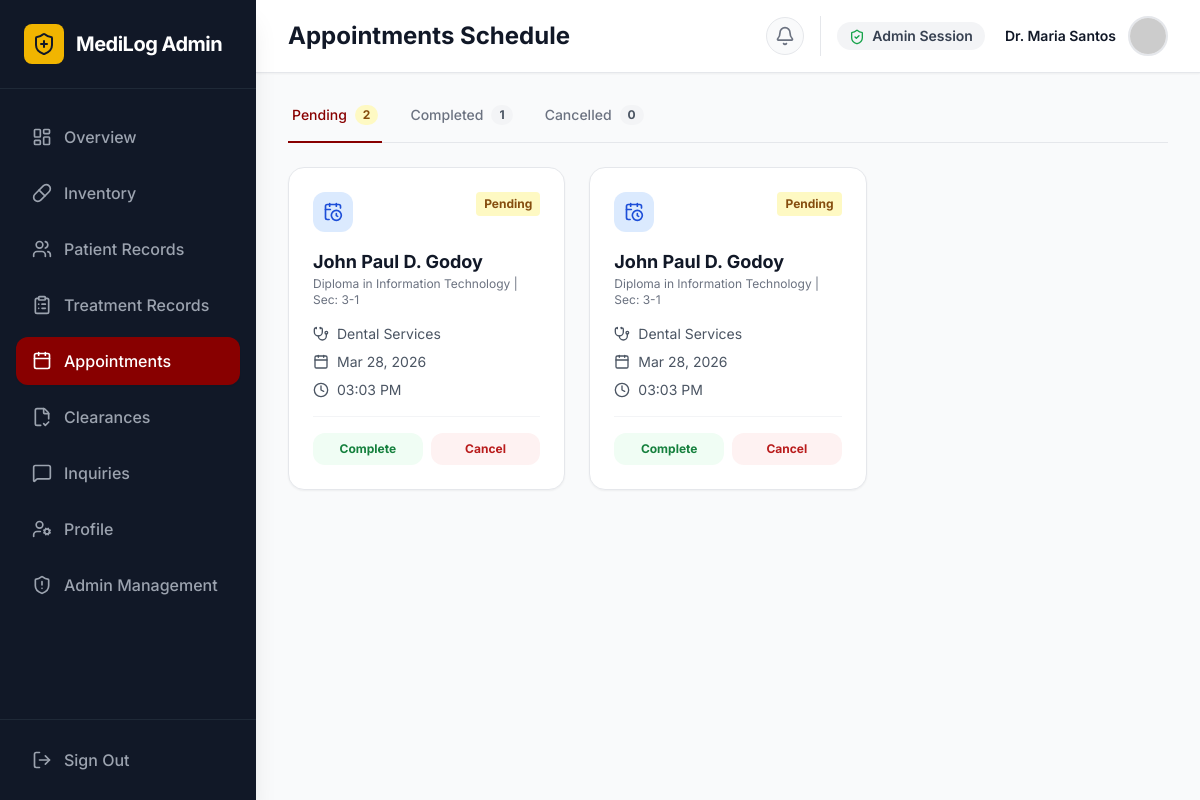
Page /admin/admin_appointments.php (signed in) on the earlier database version.
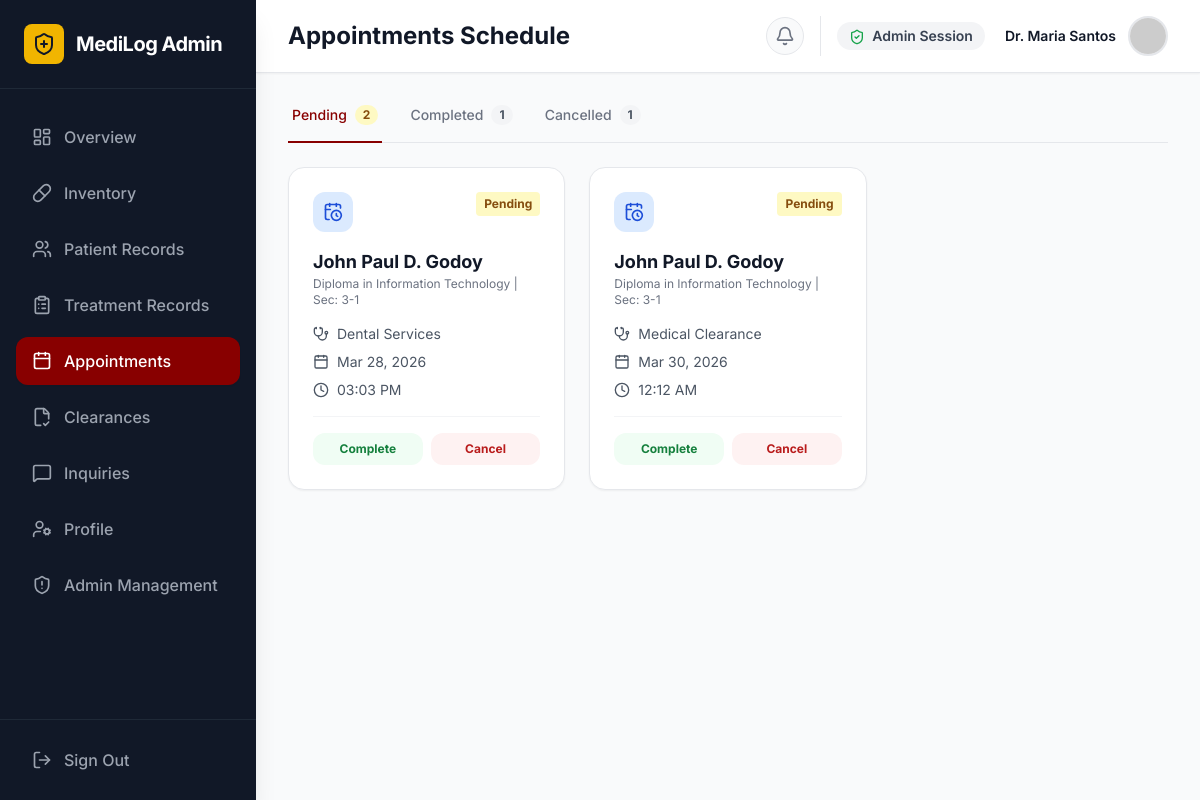
Same page on the later database version.
### tables this page shows
CREATE TABLE `appointments` (
  `id` int(11) NOT NULL,
  `patient_id` int(11) NOT NULL,
  `physician_id` int(11) DEFAULT NULL,
  `service_type` enum('General Consultation','Dental Services','Medical Clearance','Mental Health Info') NOT NULL,
  `appointment_date` date NOT NULL,
  `appointment_time` time NOT NULL,
  `status` enum('Pending','Waiting','In Progress','Completed','Cancelled') DEFAULT 'Pending',
  `notes` text DEFAULT NULL,
  `created_at` timestamp NOT NULL DEFAULT current_timestamp()
);

CREATE TABLE `users` (
  `id` int(11) NOT NULL,
  `full_name` varchar(100) NOT NULL,
  `id_number` varchar(50) NOT NULL,
  `role` enum('student','faculty','admin','super_admin') DEFAULT 'student',
  `email` varchar(100) NOT NULL,
  `course` varchar(100) DEFAULT NULL,
  `section` varchar(20) DEFAULT NULL,
  `dob` date DEFAULT NULL,
  `gender` enum('male','female','other') DEFAULT NULL,
  `phone_number` varchar(20) DEFAULT NULL,
  `address` varchar(255) DEFAULT NULL,
  `emergency_contact_name` varchar(100) DEFAULT NULL,
  `emergency_contact_phone` varchar(20) DEFAULT NULL,
  `blood_type` varchar(5) DEFAULT NULL,
  `allergies` varchar(255) DEFAULT NULL,
  `password` varchar(255) NOT NULL,
  `created_at` timestamp NOT NULL DEFAULT current_timestamp(),
  `profile_pic` longtext DEFAULT NULL
);

### admin/admin_appointments.php (the view, shortened to what the changed rows need)
<?php
require '../db_connect.php';
try {
    $pdo->exec("ALTER TABLE health_records ADD COLUMN status VARCHAR(50) DEFAULT 'Completed'");
} catch (PDOException $e) {
}
try {
    $pendingStmt = $pdo->query("SELECT a.*, u.full_name as patient_name, u.course, u.section FROM appointments a JOIN users u ON a.patient_id = u.id WHERE a.status = 'Pending' ORDER BY appointment_date ASC, appointment_time ASC");
    $pending = $pendingStmt->fetchAll(PDO::FETCH_ASSOC);
    $cancelledStmt = $pdo->query("SELECT a.*, u.full_name as patient_name, u.course, u.section FROM appointments a JOIN users u ON a.patient_id = u.id WHERE a.status = 'Cancelled' ORDER BY appointment_date DESC, appointment_time DESC");
    $cancelled = $cancelledStmt->fetchAll(PDO::FETCH_ASSOC);
} catch(PDOException $e) {
    die("Error fetching appointments: " . $e->getMessage());
}
function renderAppointmentCard($appt, $type) {
    $statusClass = $appt['status'] == 'Pending' ? 'bg-yellow-100 text-yellow-800' : ($appt['status'] == 'Completed' ? 'bg-green-100 text-green-800' : 'bg-red-100 text-red-800');
    ?>
    <div class="bg-white rounded-2xl border border-gray-200 shadow-sm p-6 hover:shadow-md transition-shadow">
        <div class="flex justify-between items-start mb-4">
            <div class="bg-blue-100 text-blue-700 p-2.5 rounded-xl"><i data-lucide="calendar-clock" class="h-5 w-5"></i></div>
            <span class="text-xs font-bold px-2 py-1 rounded <?= $statusClass ?>">
                <?= htmlspecialchars($appt['status']) ?>
            </span>
        </div>
        <h3 class="font-bold text-gray-900 text-lg"><?= htmlspecialchars($appt['patient_name']) ?></h3>
        <p class="text-xs text-gray-500 mb-4"><?= htmlspecialchars($appt['course'] . ' | Sec: ' . $appt['section']) ?></p>
        <div class="space-y-2 text-sm text-gray-600 mb-4">
            <p class="flex items-center gap-2"><i data-lucide="stethoscope" class="h-4 w-4"></i> <?= htmlspecialchars($appt['service_type']) ?></p>
            <p class="flex items-center gap-2"><i data-lucide="calendar" class="h-4 w-4"></i> <?= date("M d, Y", strtotime($appt['appointment_date'])) ?></p>
            <p class="flex items-center gap-2"><i class="h-4 w-4" data-lucide="clock"></i> <?= date("h:i A", strtotime($appt['appointment_time'])) ?></p>
        </div>
        <?php if($type == 'pending'): ?>
            <div class="flex gap-2 mt-4 pt-4 border-t border-gray-100">
                <form method="POST" action="admin_appointments.php" class="flex-1">
                    <button type="submit" name="action" value="start" class="w-full bg-green-50 text-green-700 hover:bg-green-100 py-2 rounded-xl text-xs font-bold transition-colors">Complete</button>
                </form>
                <form method="POST" action="admin_appointments.php" class="flex-1">
                    <button type="submit" name="action" value="cancel" class="w-full bg-red-50 text-red-700 hover:bg-red-100 py-2 rounded-xl text-xs font-bold transition-colors">Cancel</button>
                </form>
            </div>
        <?php endif; ?>
    </div>
    <?php
}
?>
<!DOCTYPE html>
<html lang="en">
<head>
    <script src="https://cdn.tailwindcss.com"></script>
</head>
<body class="font-sans antialiased text-gray-800 bg-gray-50 flex h-screen overflow-hidden">
    <main class="flex-1 flex flex-col h-full overflow-hidden">
        <header class="bg-white border-b border-gray-200 px-4 sm:px-8 py-4 flex items-center justify-between shadow-sm z-10">
            <div class="flex items-center gap-3">
                <h1 class="text-xl md:text-2xl font-bold text-gray-900">Appointments Schedule</h1>
            </div>
        </header>
        <div class="flex-1 overflow-y-auto p-4 sm:p-8 pb-24 md:pb-8">
            <div class="max-w-7xl mx-auto">
                <div class="border-b border-gray-200 mb-6">
                    <nav class="-mb-px flex gap-6" aria-label="Tabs">
                        <button onclick="switchTab('cancelled')" id="tab-cancelled" class="tab-btn border-transparent text-gray-500 hover:text-gray-700 hover:border-gray-300 whitespace-nowrap pb-4 px-1 border-b-2 font-medium text-sm flex items-center gap-2 transition-colors">
                            Cancelled
                            <span class="bg-gray-100 text-gray-600 py-0.5 px-2 rounded-full text-xs font-bold"><?= count($cancelled) ?></span>
                        </button>
                    </nav>
                </div>
                <div id="content-pending" class="tab-content grid grid-cols-1 md:grid-cols-2 lg:grid-cols-3 gap-6">
                    <?php if(count($pending) > 0): ?>
                        <?php foreach($pending as $appt): ?>
                            <?php renderAppointmentCard($appt, 'pending'); ?>
                        <?php endforeach; ?>
                    <?php else: ?>
                        <div class="col-span-full p-8 text-center text-gray-500 bg-white rounded-2xl border border-gray-100">No pending appointments.</div>
                    <?php endif; ?>
                </div>
            </div>
        </div>
    </main>
</body>
</html>

Differences in the rows shown:
no longer on this page (row edited): appointments: status "Pending", patient.full_name "John Paul D. Godoy", patient.section "Diploma in Information Technology | Sec: 3-1", service_type "Dental Services", appointment_date "Mar 28, 2026", appointment_time "03:03 PM"
added appointments: status "Pending", patient.full_name "John Paul D. Godoy", patient.section "Diploma in Information Technology | Sec: 3-1", service_type "Medical Clearance", appointment_date "Mar 30, 2026", appointment_time "12:12 AM"
Other differences:
count($cancelled): "0" → "1"
